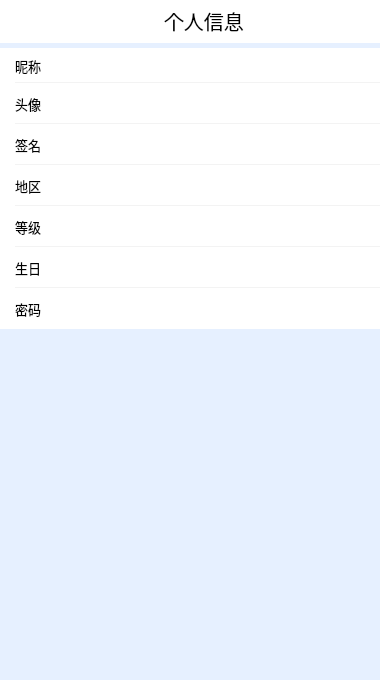
<?xml version="1.0" encoding="UTF-8"?>
<ui version="4.0">
 <class>Widget</class>
 <widget class="QWidget" name="Widget">
  <property name="geometry">
   <rect>
    <x>0</x>
    <y>0</y>
    <width>380</width>
    <height>680</height>
   </rect>
  </property>
  <property name="windowTitle">
   <string>Widget</string>
  </property>
  <property name="styleSheet">
   <string notr="true"/>
  </property>
  <layout class="QGridLayout" name="gridLayout">
   <property name="leftMargin">
    <number>0</number>
   </property>
   <property name="topMargin">
    <number>0</number>
   </property>
   <property name="rightMargin">
    <number>0</number>
   </property>
   <property name="bottomMargin">
    <number>0</number>
   </property>
   <property name="spacing">
    <number>0</number>
   </property>
   <item row="0" column="0">
    <widget class="QWidget" name="widget" native="true">
     <property name="sizePolicy">
      <sizepolicy hsizetype="MinimumExpanding" vsizetype="MinimumExpanding">
       <horstretch>0</horstretch>
       <verstretch>0</verstretch>
      </sizepolicy>
     </property>
     <property name="styleSheet">
      <string notr="true">background-color: #E6F0FF;</string>
     </property>
     <layout class="QGridLayout" name="gridLayout_2">
      <property name="leftMargin">
       <number>0</number>
      </property>
      <property name="topMargin">
       <number>0</number>
      </property>
      <property name="rightMargin">
       <number>0</number>
      </property>
      <property name="bottomMargin">
       <number>0</number>
      </property>
      <property name="spacing">
       <number>0</number>
      </property>
      <item row="1" column="0">
       <widget class="QWidget" name="AzurChat" native="true">
        <property name="sizePolicy">
         <sizepolicy hsizetype="Preferred" vsizetype="Expanding">
          <horstretch>0</horstretch>
          <verstretch>1</verstretch>
         </sizepolicy>
        </property>
        <property name="minimumSize">
         <size>
          <width>0</width>
          <height>0</height>
         </size>
        </property>
        <property name="maximumSize">
         <size>
          <width>16777215</width>
          <height>16777215</height>
         </size>
        </property>
        <property name="font">
         <font>
          <family>PingFang SC</family>
          <italic>false</italic>
          <bold>true</bold>
          <stylestrategy>PreferDefault</stylestrategy>
         </font>
        </property>
        <property name="autoFillBackground">
         <bool>false</bool>
        </property>
        <property name="styleSheet">
         <string notr="true">background: white;</string>
        </property>
        <layout class="QGridLayout" name="gridLayout_3">
         <property name="leftMargin">
          <number>6</number>
         </property>
         <property name="topMargin">
          <number>0</number>
         </property>
         <property name="rightMargin">
          <number>6</number>
         </property>
         <property name="bottomMargin">
          <number>0</number>
         </property>
         <property name="spacing">
          <number>0</number>
         </property>
         <item row="0" column="1">
          <spacer name="horizontalSpacer">
           <property name="orientation">
            <enum>Qt::Orientation::Horizontal</enum>
           </property>
           <property name="sizeHint" stdset="0">
            <size>
             <width>40</width>
             <height>20</height>
            </size>
           </property>
          </spacer>
         </item>
         <item row="0" column="0">
          <widget class="QToolButton" name="quit_button">
           <property name="styleSheet">
            <string notr="true">
        QToolButton {
            border: none;
            padding: 2px;
        }

        QToolButton:hover {
            background-color: #e6e6e6;
            border-radius: 4px;
        }

        QToolButton:pressed {
            background-color: #d0d0d0;
        }

        /* 关键：干掉下拉箭头 */
        QToolButton::menu-indicator {
            image: none;
        }
        </string>
           </property>
           <property name="text">
            <string/>
           </property>
           <property name="icon">
            <iconset resource="pic.qrc">
             <normaloff>:/new/prefix1/go.png</normaloff>:/new/prefix1/go.png</iconset>
           </property>
           <property name="iconSize">
            <size>
             <width>20</width>
             <height>20</height>
            </size>
           </property>
          </widget>
         </item>
         <item row="0" column="2">
          <widget class="QLabel" name="label_8">
           <property name="font">
            <font>
             <pointsize>15</pointsize>
            </font>
           </property>
           <property name="text">
            <string>个人信息</string>
           </property>
          </widget>
         </item>
         <item row="0" column="3">
          <spacer name="horizontalSpacer_9">
           <property name="orientation">
            <enum>Qt::Orientation::Horizontal</enum>
           </property>
           <property name="sizeHint" stdset="0">
            <size>
             <width>40</width>
             <height>20</height>
            </size>
           </property>
          </spacer>
         </item>
        </layout>
       </widget>
      </item>
      <item row="2" column="0">
       <widget class="QWidget" name="widget_3" native="true">
        <property name="sizePolicy">
         <sizepolicy hsizetype="Preferred" vsizetype="Expanding">
          <horstretch>0</horstretch>
          <verstretch>15</verstretch>
         </sizepolicy>
        </property>
        <property name="minimumSize">
         <size>
          <width>0</width>
          <height>0</height>
         </size>
        </property>
        <property name="font">
         <font>
          <family>PingFang SC</family>
         </font>
        </property>
        <property name="styleSheet">
         <string notr="true"/>
        </property>
        <layout class="QGridLayout" name="gridLayout_5">
         <property name="leftMargin">
          <number>0</number>
         </property>
         <property name="topMargin">
          <number>5</number>
         </property>
         <property name="rightMargin">
          <number>0</number>
         </property>
         <property name="bottomMargin">
          <number>0</number>
         </property>
         <property name="spacing">
          <number>0</number>
         </property>
         <item row="0" column="0">
          <widget class="QWidget" name="widget_4" native="true">
           <property name="sizePolicy">
            <sizepolicy hsizetype="Preferred" vsizetype="Preferred">
             <horstretch>0</horstretch>
             <verstretch>5</verstretch>
            </sizepolicy>
           </property>
           <property name="styleSheet">
            <string notr="true">background:white</string>
           </property>
           <layout class="QGridLayout" name="gridLayout_4">
            <property name="leftMargin">
             <number>0</number>
            </property>
            <property name="topMargin">
             <number>0</number>
            </property>
            <property name="rightMargin">
             <number>0</number>
            </property>
            <property name="bottomMargin">
             <number>0</number>
            </property>
            <property name="horizontalSpacing">
             <number>0</number>
            </property>
            <property name="verticalSpacing">
             <number>20</number>
            </property>
            <item row="0" column="0">
             <widget class="QWidget" name="widget_7" native="true">
              <property name="sizePolicy">
               <sizepolicy hsizetype="Preferred" vsizetype="Expanding">
                <horstretch>0</horstretch>
                <verstretch>20</verstretch>
               </sizepolicy>
              </property>
              <layout class="QGridLayout" name="gridLayout_8">
               <property name="leftMargin">
                <number>0</number>
               </property>
               <property name="topMargin">
                <number>0</number>
               </property>
               <property name="rightMargin">
                <number>0</number>
               </property>
               <property name="bottomMargin">
                <number>0</number>
               </property>
               <property name="spacing">
                <number>0</number>
               </property>
               <item row="2" column="1">
                <widget class="QWidget" name="line_widget" native="true">
                 <property name="sizePolicy">
                  <sizepolicy hsizetype="Preferred" vsizetype="Expanding">
                   <horstretch>0</horstretch>
                   <verstretch>5</verstretch>
                  </sizepolicy>
                 </property>
                 <property name="styleSheet">
                  <string notr="true">QWidget#line_widget {
    border-bottom: 1px solid rgba(0,0,0,0.05);
    margin-left: 15px;   /* 👈 用这个，不是 margin */
}</string>
                 </property>
                 <layout class="QGridLayout" name="gridLayout_9">
                  <property name="leftMargin">
                   <number>15</number>
                  </property>
                  <property name="rightMargin">
                   <number>10</number>
                  </property>
                  <item row="0" column="1">
                   <spacer name="horizontalSpacer_4">
                    <property name="orientation">
                     <enum>Qt::Orientation::Horizontal</enum>
                    </property>
                    <property name="sizeHint" stdset="0">
                     <size>
                      <width>40</width>
                      <height>20</height>
                     </size>
                    </property>
                   </spacer>
                  </item>
                  <item row="0" column="3">
                   <widget class="QToolButton" name="lineButton">
                    <property name="styleSheet">
                     <string notr="true">QToolButton {
            border: none;
            padding: 2px;
        }

      /* 关键：干掉下拉箭头 */
        QToolButton::menu-indicator {
            image: none;
        }</string>
                    </property>
                    <property name="text">
                     <string/>
                    </property>
                    <property name="icon">
                     <iconset resource="pic.qrc">
                      <normaloff>:/icon/click.svg</normaloff>:/icon/click.svg</iconset>
                    </property>
                   </widget>
                  </item>
                  <item row="0" column="0">
                   <widget class="QLabel" name="lineLabel">
                    <property name="sizePolicy">
                     <sizepolicy hsizetype="Preferred" vsizetype="Preferred">
                      <horstretch>0</horstretch>
                      <verstretch>0</verstretch>
                     </sizepolicy>
                    </property>
                    <property name="font">
                     <font>
                      <pointsize>10</pointsize>
                     </font>
                    </property>
                    <property name="text">
                     <string>签名</string>
                    </property>
                   </widget>
                  </item>
                  <item row="0" column="2">
                   <widget class="QLabel" name="line">
                    <property name="text">
                     <string/>
                    </property>
                   </widget>
                  </item>
                 </layout>
                </widget>
               </item>
               <item row="3" column="1">
                <widget class="QWidget" name="region_widget" native="true">
                 <property name="sizePolicy">
                  <sizepolicy hsizetype="Preferred" vsizetype="Expanding">
                   <horstretch>0</horstretch>
                   <verstretch>5</verstretch>
                  </sizepolicy>
                 </property>
                 <property name="styleSheet">
                  <string notr="true">QWidget#region_widget {
    border-bottom: 1px solid rgba(0,0,0,0.05);
    margin-left: 15px;   /* 👈 用这个，不是 margin */
}</string>
                 </property>
                 <layout class="QGridLayout" name="gridLayout_10">
                  <property name="leftMargin">
                   <number>15</number>
                  </property>
                  <property name="rightMargin">
                   <number>10</number>
                  </property>
                  <item row="0" column="0">
                   <widget class="QLabel" name="regionLabel">
                    <property name="font">
                     <font>
                      <pointsize>10</pointsize>
                     </font>
                    </property>
                    <property name="text">
                     <string>地区</string>
                    </property>
                   </widget>
                  </item>
                  <item row="0" column="3">
                   <widget class="QToolButton" name="regionButton">
                    <property name="styleSheet">
                     <string notr="true">QToolButton {
            border: none;
            padding: 2px;
        }

      /* 关键：干掉下拉箭头 */
        QToolButton::menu-indicator {
            image: none;
        }</string>
                    </property>
                    <property name="text">
                     <string/>
                    </property>
                    <property name="icon">
                     <iconset resource="pic.qrc">
                      <normaloff>:/icon/click.svg</normaloff>:/icon/click.svg</iconset>
                    </property>
                   </widget>
                  </item>
                  <item row="0" column="1">
                   <spacer name="horizontalSpacer_5">
                    <property name="orientation">
                     <enum>Qt::Orientation::Horizontal</enum>
                    </property>
                    <property name="sizeHint" stdset="0">
                     <size>
                      <width>40</width>
                      <height>20</height>
                     </size>
                    </property>
                   </spacer>
                  </item>
                  <item row="0" column="2">
                   <widget class="QLabel" name="region">
                    <property name="text">
                     <string/>
                    </property>
                   </widget>
                  </item>
                 </layout>
                </widget>
               </item>
               <item row="5" column="1">
                <widget class="QWidget" name="birthday_widget" native="true">
                 <property name="sizePolicy">
                  <sizepolicy hsizetype="Preferred" vsizetype="Preferred">
                   <horstretch>0</horstretch>
                   <verstretch>5</verstretch>
                  </sizepolicy>
                 </property>
                 <property name="styleSheet">
                  <string notr="true">QWidget#birthday_widget {
    border-bottom: 1px solid rgba(0,0,0,0.05);
    margin-left: 15px;   /* 👈 用这个，不是 margin */
}</string>
                 </property>
                 <layout class="QGridLayout" name="gridLayout_12">
                  <property name="leftMargin">
                   <number>15</number>
                  </property>
                  <property name="rightMargin">
                   <number>10</number>
                  </property>
                  <item row="0" column="1">
                   <spacer name="horizontalSpacer_8">
                    <property name="orientation">
                     <enum>Qt::Orientation::Horizontal</enum>
                    </property>
                    <property name="sizeHint" stdset="0">
                     <size>
                      <width>40</width>
                      <height>20</height>
                     </size>
                    </property>
                   </spacer>
                  </item>
                  <item row="0" column="3">
                   <widget class="QToolButton" name="birthButton">
                    <property name="styleSheet">
                     <string notr="true">QToolButton {
            border: none;
            padding: 2px;
        }

      /* 关键：干掉下拉箭头 */
        QToolButton::menu-indicator {
            image: none;
        }</string>
                    </property>
                    <property name="text">
                     <string/>
                    </property>
                    <property name="icon">
                     <iconset resource="pic.qrc">
                      <normaloff>:/icon/click.svg</normaloff>:/icon/click.svg</iconset>
                    </property>
                   </widget>
                  </item>
                  <item row="0" column="0">
                   <widget class="QLabel" name="birthLabel">
                    <property name="sizePolicy">
                     <sizepolicy hsizetype="Preferred" vsizetype="Preferred">
                      <horstretch>0</horstretch>
                      <verstretch>1</verstretch>
                     </sizepolicy>
                    </property>
                    <property name="font">
                     <font>
                      <pointsize>10</pointsize>
                     </font>
                    </property>
                    <property name="text">
                     <string>生日</string>
                    </property>
                   </widget>
                  </item>
                  <item row="0" column="2">
                   <widget class="QLabel" name="birthday">
                    <property name="text">
                     <string/>
                    </property>
                   </widget>
                  </item>
                 </layout>
                </widget>
               </item>
               <item row="0" column="1">
                <widget class="QWidget" name="name_widget" native="true">
                 <property name="sizePolicy">
                  <sizepolicy hsizetype="Preferred" vsizetype="Expanding">
                   <horstretch>0</horstretch>
                   <verstretch>20</verstretch>
                  </sizepolicy>
                 </property>
                 <property name="styleSheet">
                  <string notr="true">QWidget#name_widget {
    border-bottom: 1px solid rgba(0,0,0,0.05);
    margin-left: 15px;   /* 👈 用这个，不是 margin */
}
</string>
                 </property>
                 <layout class="QGridLayout" name="gridLayout_6" rowstretch="0">
                  <property name="leftMargin">
                   <number>15</number>
                  </property>
                  <property name="topMargin">
                   <number>6</number>
                  </property>
                  <property name="rightMargin">
                   <number>10</number>
                  </property>
                  <property name="bottomMargin">
                   <number>6</number>
                  </property>
                  <property name="horizontalSpacing">
                   <number>6</number>
                  </property>
                  <property name="verticalSpacing">
                   <number>4</number>
                  </property>
                  <item row="0" column="3">
                   <widget class="QToolButton" name="nameButton">
                    <property name="styleSheet">
                     <string notr="true">QToolButton {
            border: none;
            padding: 2px;
        }

      /* 关键：干掉下拉箭头 */
        QToolButton::menu-indicator {
            image: none;
        }</string>
                    </property>
                    <property name="text">
                     <string/>
                    </property>
                    <property name="icon">
                     <iconset resource="pic.qrc">
                      <normaloff>:/icon/click.svg</normaloff>:/icon/click.svg</iconset>
                    </property>
                   </widget>
                  </item>
                  <item row="0" column="0">
                   <widget class="QLabel" name="nameLabel">
                    <property name="sizePolicy">
                     <sizepolicy hsizetype="Preferred" vsizetype="Preferred">
                      <horstretch>0</horstretch>
                      <verstretch>1</verstretch>
                     </sizepolicy>
                    </property>
                    <property name="font">
                     <font>
                      <pointsize>10</pointsize>
                     </font>
                    </property>
                    <property name="text">
                     <string>昵称</string>
                    </property>
                   </widget>
                  </item>
                  <item row="0" column="1">
                   <spacer name="horizontalSpacer_2">
                    <property name="sizePolicy">
                     <sizepolicy hsizetype="Expanding" vsizetype="Minimum">
                      <horstretch>0</horstretch>
                      <verstretch>0</verstretch>
                     </sizepolicy>
                    </property>
                    <property name="orientation">
                     <enum>Qt::Orientation::Horizontal</enum>
                    </property>
                    <property name="sizeType">
                     <enum>QSizePolicy::Policy::Expanding</enum>
                    </property>
                    <property name="sizeHint" stdset="0">
                     <size>
                      <width>40</width>
                      <height>20</height>
                     </size>
                    </property>
                   </spacer>
                  </item>
                  <item row="0" column="2">
                   <widget class="QLabel" name="name">
                    <property name="text">
                     <string/>
                    </property>
                   </widget>
                  </item>
                 </layout>
                </widget>
               </item>
               <item row="1" column="1">
                <widget class="QWidget" name="head_widget" native="true">
                 <property name="sizePolicy">
                  <sizepolicy hsizetype="Preferred" vsizetype="Expanding">
                   <horstretch>0</horstretch>
                   <verstretch>10</verstretch>
                  </sizepolicy>
                 </property>
                 <property name="styleSheet">
                  <string notr="true">QWidget#head_widget{
    border-bottom: 1px solid rgba(0,0,0,0.05);
    margin-left: 15px;   /* 👈 用这个，不是 margin */
}</string>
                 </property>
                 <layout class="QGridLayout" name="gridLayout_7">
                  <property name="leftMargin">
                   <number>15</number>
                  </property>
                  <property name="rightMargin">
                   <number>10</number>
                  </property>
                  <item row="1" column="0">
                   <widget class="QLabel" name="headLabel">
                    <property name="sizePolicy">
                     <sizepolicy hsizetype="Preferred" vsizetype="Preferred">
                      <horstretch>0</horstretch>
                      <verstretch>1</verstretch>
                     </sizepolicy>
                    </property>
                    <property name="font">
                     <font>
                      <pointsize>10</pointsize>
                     </font>
                    </property>
                    <property name="text">
                     <string>头像</string>
                    </property>
                   </widget>
                  </item>
                  <item row="1" column="1">
                   <spacer name="horizontalSpacer_3">
                    <property name="orientation">
                     <enum>Qt::Orientation::Horizontal</enum>
                    </property>
                    <property name="sizeHint" stdset="0">
                     <size>
                      <width>40</width>
                      <height>20</height>
                     </size>
                    </property>
                   </spacer>
                  </item>
                  <item row="1" column="2">
                   <widget class="QToolButton" name="avatar">
                    <property name="styleSheet">
                     <string notr="true">QToolButton {
            border: none;
            padding: 2px;
        }

      /* 关键：干掉下拉箭头 */
        QToolButton::menu-indicator {
            image: none;
        }</string>
                    </property>
                    <property name="text">
                     <string/>
                    </property>
                   </widget>
                  </item>
                  <item row="1" column="3">
                   <widget class="QToolButton" name="headButton">
                    <property name="styleSheet">
                     <string notr="true">QToolButton {
            border: none;
            padding: 2px;
        }

      /* 关键：干掉下拉箭头 */
        QToolButton::menu-indicator {
            image: none;
        }</string>
                    </property>
                    <property name="text">
                     <string/>
                    </property>
                    <property name="icon">
                     <iconset resource="pic.qrc">
                      <normaloff>:/icon/click.svg</normaloff>:/icon/click.svg</iconset>
                    </property>
                   </widget>
                  </item>
                 </layout>
                </widget>
               </item>
               <item row="6" column="1">
                <widget class="QWidget" name="pw_widget" native="true">
                 <property name="sizePolicy">
                  <sizepolicy hsizetype="Preferred" vsizetype="Preferred">
                   <horstretch>0</horstretch>
                   <verstretch>5</verstretch>
                  </sizepolicy>
                 </property>
                 <property name="styleSheet">
                  <string notr="true">background: white;</string>
                 </property>
                 <layout class="QGridLayout" name="gridLayout_13">
                  <property name="leftMargin">
                   <number>15</number>
                  </property>
                  <property name="rightMargin">
                   <number>10</number>
                  </property>
                  <property name="verticalSpacing">
                   <number>0</number>
                  </property>
                  <item row="0" column="2">
                   <widget class="QToolButton" name="pwButton">
                    <property name="styleSheet">
                     <string notr="true">QToolButton {
            border: none;
            padding: 2px;
        }

      /* 关键：干掉下拉箭头 */
        QToolButton::menu-indicator {
            image: none;
        }</string>
                    </property>
                    <property name="text">
                     <string/>
                    </property>
                    <property name="icon">
                     <iconset resource="pic.qrc">
                      <normaloff>:/icon/click.svg</normaloff>:/icon/click.svg</iconset>
                    </property>
                   </widget>
                  </item>
                  <item row="0" column="0">
                   <widget class="QLabel" name="label_7">
                    <property name="sizePolicy">
                     <sizepolicy hsizetype="Preferred" vsizetype="Preferred">
                      <horstretch>0</horstretch>
                      <verstretch>1</verstretch>
                     </sizepolicy>
                    </property>
                    <property name="font">
                     <font>
                      <pointsize>10</pointsize>
                     </font>
                    </property>
                    <property name="text">
                     <string>密码</string>
                    </property>
                   </widget>
                  </item>
                  <item row="0" column="1">
                   <spacer name="horizontalSpacer_7">
                    <property name="orientation">
                     <enum>Qt::Orientation::Horizontal</enum>
                    </property>
                    <property name="sizeHint" stdset="0">
                     <size>
                      <width>40</width>
                      <height>20</height>
                     </size>
                    </property>
                   </spacer>
                  </item>
                 </layout>
                </widget>
               </item>
               <item row="4" column="1">
                <widget class="QWidget" name="level_widget" native="true">
                 <property name="sizePolicy">
                  <sizepolicy hsizetype="Preferred" vsizetype="Preferred">
                   <horstretch>0</horstretch>
                   <verstretch>5</verstretch>
                  </sizepolicy>
                 </property>
                 <property name="styleSheet">
                  <string notr="true">QWidget#level_widget {
    border-bottom: 1px solid rgba(0,0,0,0.05);
    margin-left: 15px;   /* 👈 用这个，不是 margin */
}</string>
                 </property>
                 <layout class="QGridLayout" name="gridLayout_11">
                  <property name="leftMargin">
                   <number>15</number>
                  </property>
                  <property name="rightMargin">
                   <number>10</number>
                  </property>
                  <item row="0" column="1">
                   <spacer name="horizontalSpacer_6">
                    <property name="orientation">
                     <enum>Qt::Orientation::Horizontal</enum>
                    </property>
                    <property name="sizeHint" stdset="0">
                     <size>
                      <width>40</width>
                      <height>20</height>
                     </size>
                    </property>
                   </spacer>
                  </item>
                  <item row="0" column="0">
                   <widget class="QLabel" name="levelLabel">
                    <property name="sizePolicy">
                     <sizepolicy hsizetype="Preferred" vsizetype="Preferred">
                      <horstretch>0</horstretch>
                      <verstretch>1</verstretch>
                     </sizepolicy>
                    </property>
                    <property name="font">
                     <font>
                      <pointsize>10</pointsize>
                     </font>
                    </property>
                    <property name="text">
                     <string>等级</string>
                    </property>
                   </widget>
                  </item>
                  <item row="0" column="3">
                   <widget class="QToolButton" name="levelButton">
                    <property name="styleSheet">
                     <string notr="true">QToolButton {
            border: none;
            padding: 2px;
        }

      /* 关键：干掉下拉箭头 */
        QToolButton::menu-indicator {
            image: none;
        }</string>
                    </property>
                    <property name="text">
                     <string/>
                    </property>
                    <property name="icon">
                     <iconset resource="pic.qrc">
                      <normaloff>:/icon/click.svg</normaloff>:/icon/click.svg</iconset>
                    </property>
                   </widget>
                  </item>
                  <item row="0" column="2">
                   <widget class="QLabel" name="level">
                    <property name="text">
                     <string/>
                    </property>
                   </widget>
                  </item>
                 </layout>
                </widget>
               </item>
              </layout>
             </widget>
            </item>
           </layout>
          </widget>
         </item>
         <item row="1" column="0">
          <widget class="QWidget" name="widget_6" native="true">
           <property name="sizePolicy">
            <sizepolicy hsizetype="Preferred" vsizetype="Expanding">
             <horstretch>0</horstretch>
             <verstretch>10</verstretch>
            </sizepolicy>
           </property>
          </widget>
         </item>
        </layout>
       </widget>
      </item>
     </layout>
    </widget>
   </item>
  </layout>
 </widget>
 <resources>
  <include location="pic.qrc"/>
 </resources>
 <connections/>
</ui>
